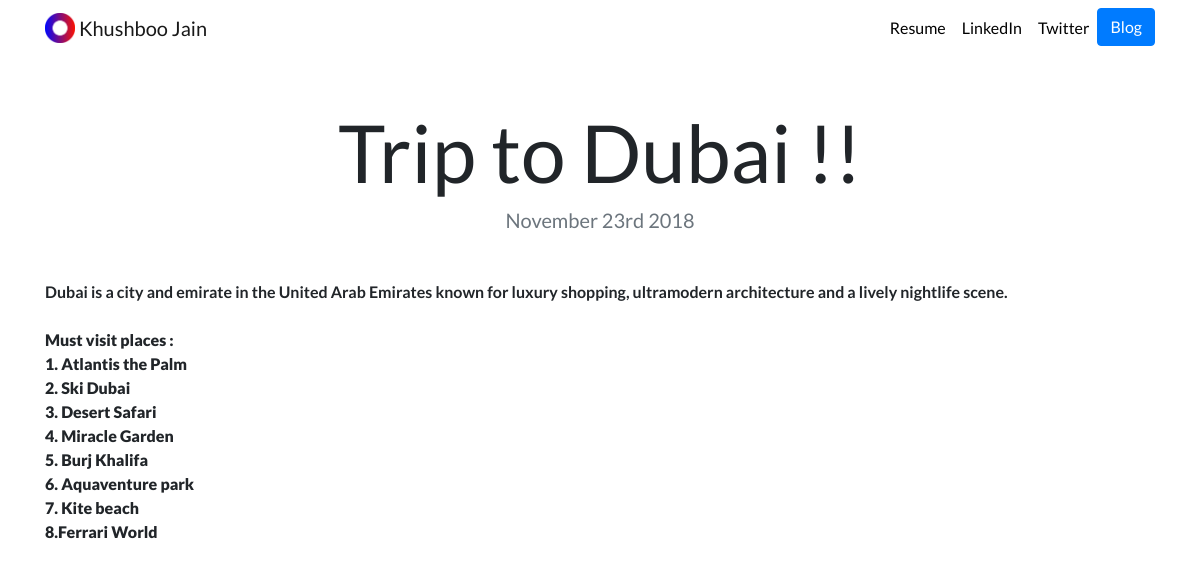
The app's page /blog/4/ with its own data.
### blog/models.py (models this page shows, shortened)
class Blog(models.Model):
    title = models.CharField(max_length=200)
    description = models.TextField()
    date = models.DateField()

### blog/views.py (the view)
# urls.py: path('<int:blog_id>/', views.detail , name= 'detail'),
def detail(request, blog_id):
    blog = get_object_or_404(Blog, pk=blog_id)
    return render(request, 'blog/detail.html',{'blog':blog})

### blog/templates/blog/detail.html
{% extends "portfolio/base.html" %}
{% load static %}
{% block content %}
<h1 class="text-center mt-5" id="blogdetailtitle">{{ blog.title }}</h1>
<h5 class="text-center text-muted mb-5">{{ blog.date|date:'F jS Y' }}</h5>
{{ blog.description|safe }}
{% endblock %}

### portfolio/static/portfolio/custom.css (style rules this page uses)
body { font-family: 'Lato', sans-serif; }
@media (min-width: 992px) { #blogdetailtitle { font-size: 5rem; } }

### records on screen
Blog: title "Trip to Dubai !!", date "November 23rd 2018", description "Dubai is a city and emirate in the United Arab Emirates known for luxury shopping, ultramodern architecture and a lively nightlife scene. Must visit places : 1. Atlantis the Palm 2. Ski Dubai 3. Desert Safari 4. Miracle Garden 5. Burj Khalifa 6. Aquaventure park 7. Kite beach 8.Ferrari World"
